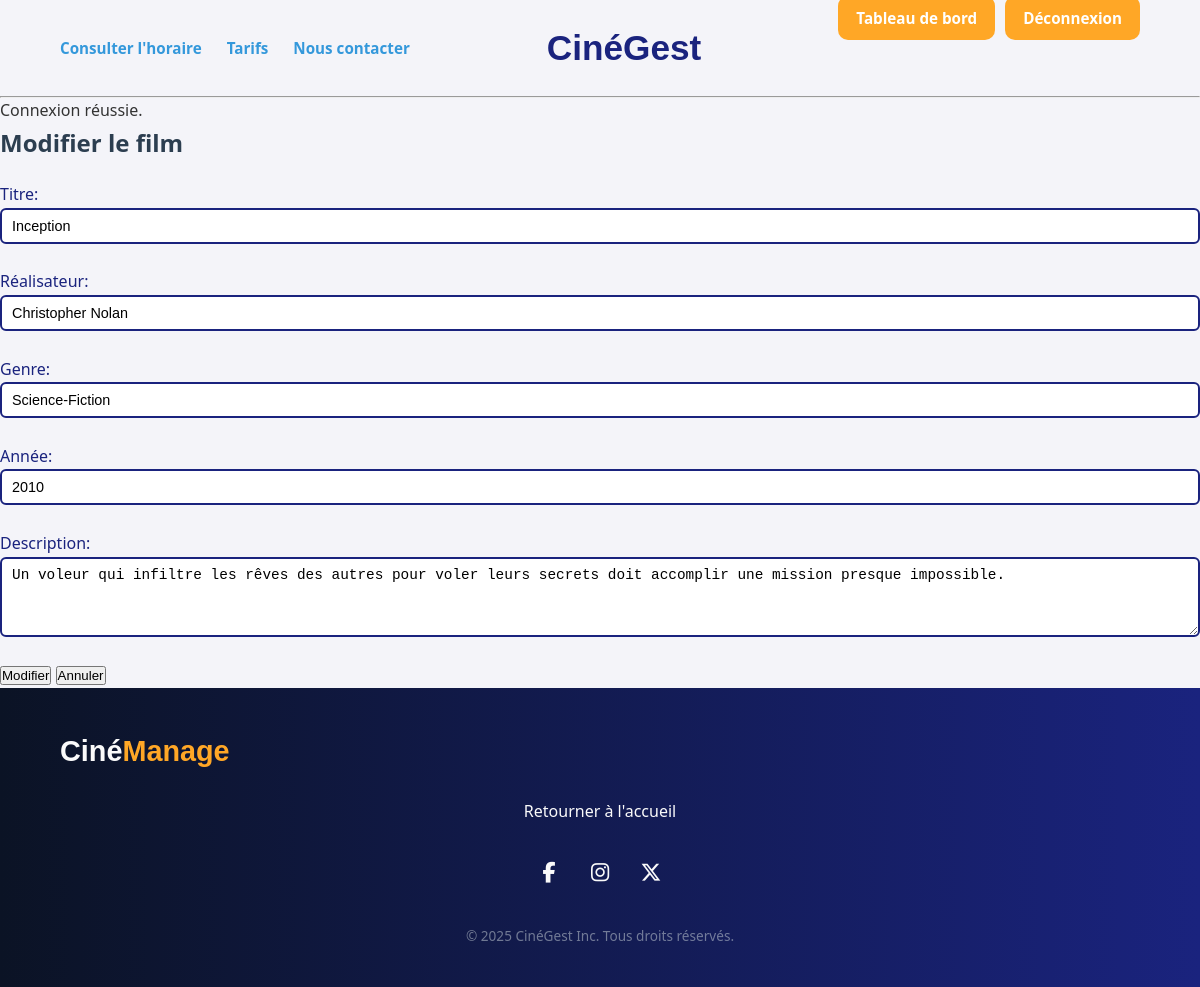
Page /index.php?action=form_edit_film&id=1 (signed in) on the committed database.
### tables this page shows
CREATE TABLE IF NOT EXISTS films (
    id INT AUTO_INCREMENT PRIMARY KEY,
    titre VARCHAR(100) NOT NULL,
    realisateur VARCHAR(100),
    genre VARCHAR(50),
    annee_sortie INT,
    description TEXT,
    affiche VARCHAR(255)
);

### app/controllers/FilmController.php (called while the page is built, shortened)
<?php
require_once __DIR__ . '/../models/FilmModel.php';
function afficherFormEdit()
{
    $id = (int) $_GET['id'];
    $film = getById($id);
    include __DIR__ . '/../views/admin/edit_film.php';
}

### app/models/FilmModel.php (called while the page is built, shortened)
<?php
require_once __DIR__ . "/../includes/db_connect.php";
function getById($id)
{
    global $conn;
    $stmt = $conn->prepare("SELECT * FROM films WHERE id = ?");
    $stmt->bind_param("i", $id);
    $stmt->execute();
    $result = $stmt->get_result();
    return $result->fetch_assoc();
}
?>

### app/views/admin/edit_film.php (the view, shortened to what this page needs)
<?php include __DIR__ . '/../../includes/header.php'; ?>
<h2>Modifier le film</h2>
<form method="POST" action="index.php?action=edit_film&id=<?php echo (int) $film['id']; ?>">
    <label for="titre">Titre:
        <input id="titre" type="text" name="titre"
               value="<?php echo htmlspecialchars($film['titre']); ?>" required>
    </label><br>
    <label for="realisateur">Réalisateur:
        <input id="realisateur" type="text" name="realisateur"
               value="<?php echo htmlspecialchars($film['realisateur']); ?>" required>
    </label><br>
    <label for="genre">Genre:
        <input id="genre" type="text" name="genre"
               value="<?php echo htmlspecialchars($film['genre']); ?>" required>
    </label><br>
    <label for="annee_sortie">Année:
        <input id="annee_sortie" type="number" name="annee_sortie"
               value="<?php echo (int) $film['annee_sortie']; ?>" required>
    </label><br>
    <label for="description">Description:<br>
        <textarea id="description" name="description" required><?php
            echo htmlspecialchars($film['description']);
        ?></textarea>
    </label><br>
    <button type="submit" name="update">Modifier</button>
	<button type="button" onclick="window.location.href='index.php?action=dashboard'">Annuler</button>
</form>
<?php include __DIR__ . '/../../includes/footer.php'; ?>

### public/assets/css/style.css (style rules this page uses)
* { margin: 0; padding: 0; box-sizing: border-box; }
html, body { height: 100%; }
body { font-family: "Segoe UI", Tahoma, Geneva, Verdana, sans-serif; background-color: #f4f4f9; color: #333; line-height: 1.6; display: flex; flex-direction: column; min-height: 100vh; }
h2 { color: #2c3e50; margin-bottom: 20px; }
label { display: flex; flex-direction: column; font-weight: 500; color: #1A237E; }
input[type="text"], input[type="number"], input[type="date"], textarea, select { border: 2px solid #1A237E; border-radius: 6px; padding: 8px 10px; font-size: 0.9rem; }
textarea { height: 80px; resize: vertical; }

### rows in the picture
films: titre "Inception", realisateur "Christopher Nolan", genre "Science-Fiction", annee_sortie "2010", description "Un voleur qui infiltre les rêves des autres pour voler leurs secrets doit accomplir une mission presque impossible."

### other values in the picture
$_SESSION['flash']['message'] "Connexion réussie."
